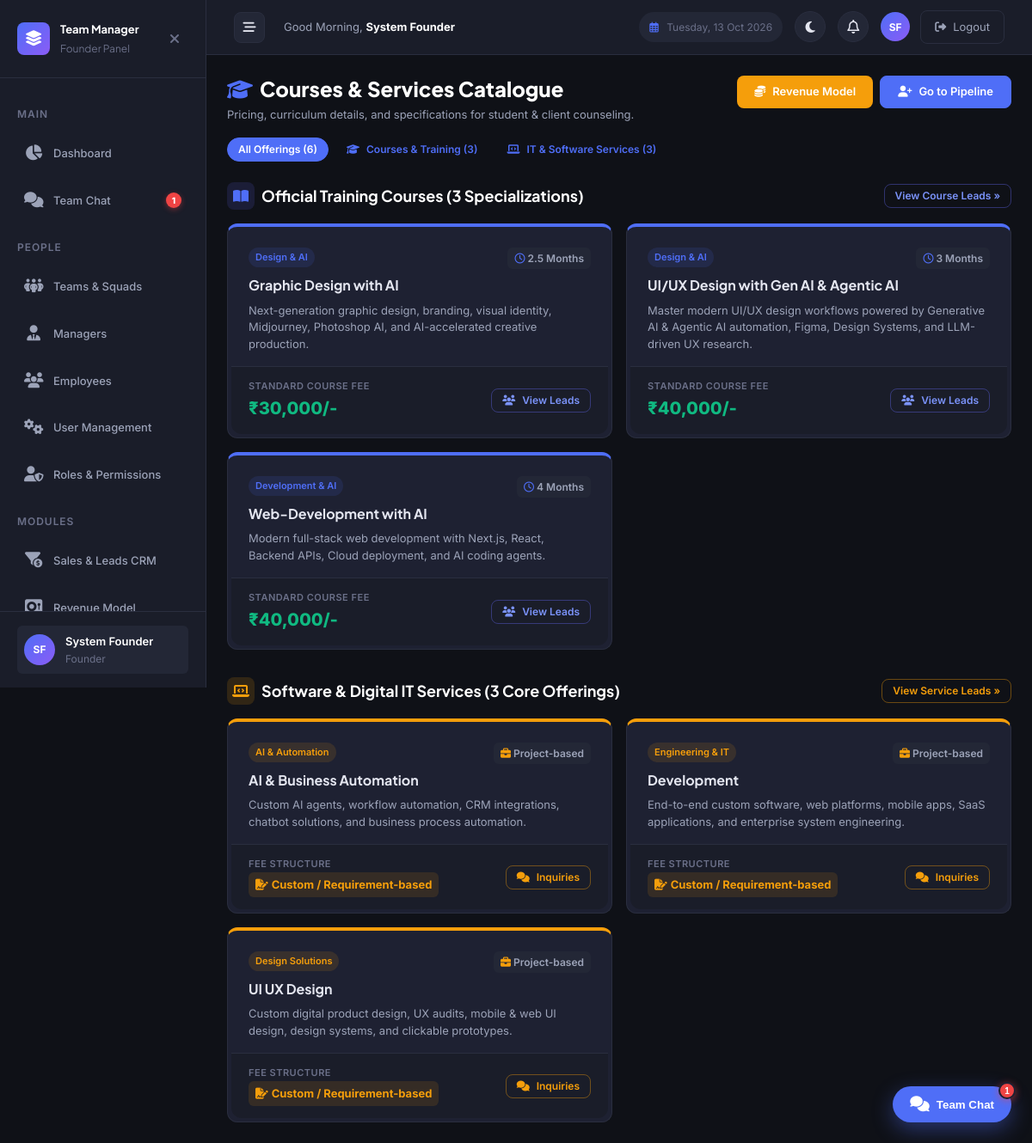
The page /sales/offerings.php (signed in) on the database its author committed.
### tables this page shows
CREATE TABLE `roles` (
  `id` int NOT NULL AUTO_INCREMENT,
  `name` varchar(100) NOT NULL,
  `slug` varchar(50) NOT NULL,
  `description` text,
  `base_role` varchar(50) NOT NULL DEFAULT 'employee',
  `is_system` tinyint(1) NOT NULL DEFAULT '0',
  `created_at` timestamp NULL DEFAULT CURRENT_TIMESTAMP,
  `updated_at` timestamp NULL DEFAULT CURRENT_TIMESTAMP ON UPDATE CURRENT_TIMESTAMP,
  PRIMARY KEY (`id`),
  UNIQUE KEY `uk_slug` (`slug`)
);

CREATE TABLE `course_services` (
  `id` int NOT NULL AUTO_INCREMENT,
  `name` varchar(150) NOT NULL,
  `type` enum('course','service') NOT NULL DEFAULT 'course',
  `category` varchar(100) DEFAULT 'General',
  `price` decimal(10,2) NOT NULL DEFAULT '0.00',
  `duration` varchar(50) DEFAULT NULL,
  `description` text,
  `status` enum('active','inactive') NOT NULL DEFAULT 'active',
  `created_at` timestamp NULL DEFAULT CURRENT_TIMESTAMP,
  `updated_at` timestamp NULL DEFAULT CURRENT_TIMESTAMP ON UPDATE CURRENT_TIMESTAMP,
  PRIMARY KEY (`id`),
  KEY `idx_type` (`type`),
  KEY `idx_status` (`status`)
);

### sales/offerings.php (the view, shortened to what the rows shown need)
<?php
require_once __DIR__ . '/../includes/functions.php';
require_once __DIR__ . '/../includes/auth.php';
requireRole([ROLE_SALES_COUNSELLOR, ROLE_FOUNDER, ROLE_MANAGER, ROLE_HR]);
$courses = getCourseServicesList('course');
$services = getCourseServicesList('service');
$typeFilter = get('type', 'all');
include __DIR__ . '/../includes/header.php';
?>
<div class="page-header" style="display: flex; justify-content: space-between; align-items: flex-start; flex-wrap: wrap; gap: var(--space-4); margin-bottom: var(--space-4);">
    <div>
        <h1 class="page-title"><i class="fa-solid fa-graduation-cap" style="color: var(--color-primary); margin-right: 8px;"></i>Courses & Services Catalogue</h1>
    </div>
</div>
<?php if ($typeFilter === 'all' || $typeFilter === 'courses'): ?>
<div style="margin-bottom: var(--space-8);">
    <div style="display: flex; align-items: center; justify-content: space-between; margin-bottom: var(--space-4);">
        <div style="display: flex; align-items: center; gap: 8px;">
            <h2 style="margin: 0; font-size: 18px; font-weight: 700;">Official Training Courses (3 Specializations)</h2>
        </div>
    </div>
    <div style="display: grid; grid-template-columns: repeat(auto-fill, minmax(300px, 1fr)); gap: var(--space-4);">
        <?php foreach ($courses as $c): ?>
            <div class="card fade-in" style="display: flex; flex-direction: column; justify-content: space-between; border-top: 4px solid var(--color-primary); position: relative;">
                <div>
                    <div style="display: flex; justify-content: space-between; align-items: flex-start; margin-bottom: 8px;">
                        <span class="badge badge-primary" style="font-size: 11px; padding: 4px 8px;"><?php echo e($c['category'] ?? 'Course'); ?></span>
                        <span style="font-size: 12px; font-weight: 600; color: var(--color-text-secondary); background: var(--color-bg-tertiary); padding: 3px 8px; border-radius: var(--radius-sm);">
                            <i class="fa-regular fa-clock" style="color: var(--color-primary);"></i> <?php echo e($c['duration'] ?? 'Flexible'); ?>
                        </span>
                    </div>
                    <h3 style="margin: 0 0 8px 0; font-size: 16px; font-weight: 700; color: var(--color-text-main); line-height: 1.4;"><?php echo e($c['name']); ?></h3>
                    <p style="margin: 0 0 16px 0; font-size: 13px; color: var(--color-text-secondary); line-height: 1.5;">
                        <?php echo e($c['description'] ?? 'Comprehensive professional training curriculum with real-world project portfolios.'); ?>
                    </p>
                </div>
                <div style="border-top: 1px solid var(--color-border); padding-top: 14px; display: flex; justify-content: space-between; align-items: center; background: var(--color-bg-secondary); margin: 0 -20px -20px -20px; padding: 14px 20px; border-bottom-left-radius: var(--radius-lg); border-bottom-right-radius: var(--radius-lg);">
                    <div>
                        <div style="font-size: 11px; color: var(--color-text-muted); text-transform: uppercase; font-weight: 600; letter-spacing: 0.5px;">Standard Course Fee</div>
                        <div style="font-size: 20px; font-weight: 800; color: #10b981;">₹<?php echo number_format($c['price']); ?>/-</div>
                    </div>
                    <a href="<?php echo BASE_URL; ?>/sales/leads.php?search=<?php echo urlencode($c['name']); ?>" class="btn btn-sm btn-outline-primary">
                        <i class="fa-solid fa-users"></i> View Leads
                    </a>
                </div>
            </div>
        <?php endforeach; ?>
    </div>
</div>
<?php endif; ?>
<?php if ($typeFilter === 'all' || $typeFilter === 'services'): ?>
<div>
    <div style="display: flex; align-items: center; justify-content: space-between; margin-bottom: var(--space-4);">
        <div style="display: flex; align-items: center; gap: 8px;">
            <h2 style="margin: 0; font-size: 18px; font-weight: 700;">Software & Digital IT Services (3 Core Offerings)</h2>
        </div>
    </div>
    <div style="display: grid; grid-template-columns: repeat(auto-fill, minmax(300px, 1fr)); gap: var(--space-4);">
        <?php foreach ($services as $s): ?>
            <div class="card fade-in" style="display: flex; flex-direction: column; justify-content: space-between; border-top: 4px solid #f59e0b; position: relative;">
                <div>
                    <div style="display: flex; justify-content: space-between; align-items: flex-start; margin-bottom: 8px;">
                        <span class="badge badge-warning" style="font-size: 11px; padding: 4px 8px;"><?php echo e($s['category'] ?? 'IT Service'); ?></span>
                        <span style="font-size: 12px; font-weight: 600; color: var(--color-text-secondary); background: var(--color-bg-tertiary); padding: 3px 8px; border-radius: var(--radius-sm);">
                            <i class="fa-solid fa-briefcase" style="color: #f59e0b;"></i> <?php echo e($s['duration'] ?? 'Project-based'); ?>
                        </span>
                    </div>
                    <h3 style="margin: 0 0 8px 0; font-size: 16px; font-weight: 700; color: var(--color-text-main); line-height: 1.4;"><?php echo e($s['name']); ?></h3>
                    <p style="margin: 0 0 16px 0; font-size: 13px; color: var(--color-text-secondary); line-height: 1.5;">
                        <?php echo e($s['description'] ?? 'Custom enterprise design, development, and digital scaling solutions.'); ?>
                    </p>
                </div>
                <div style="border-top: 1px solid var(--color-border); padding-top: 14px; display: flex; justify-content: space-between; align-items: center; background: var(--color-bg-secondary); margin: 0 -20px -20px -20px; padding: 14px 20px; border-bottom-left-radius: var(--radius-lg); border-bottom-right-radius: var(--radius-lg);">
                    <div>
                        <div style="font-size: 11px; color: var(--color-text-muted); text-transform: uppercase; font-weight: 600; letter-spacing: 0.5px;">Fee Structure</div>
                        <?php if ($s['price'] > 0): ?>
                            <div style="font-size: 18px; font-weight: 800; color: #10b981;">₹<?php echo number_format($s['price']); ?>/-</div>
                        <?php else: ?>
                            <div style="font-size: 13px; font-weight: 700; color: #f59e0b; display: inline-flex; align-items: center; gap: 4px; background: rgba(245, 158, 11, 0.12); padding: 4px 8px; border-radius: var(--radius-sm);">
                                <i class="fa-solid fa-file-signature"></i> Custom / Requirement-based
                            </div>
                        <?php endif; ?>
                    </div>
                    <a href="<?php echo BASE_URL; ?>/sales/leads.php?search=<?php echo urlencode($s['name']); ?>" class="btn btn-sm btn-outline-warning">
                        <i class="fa-solid fa-comments"></i> Inquiries
                    </a>
                </div>
            </div>
        <?php endforeach; ?>
    </div>
</div>
<?php endif; ?>
<?php include __DIR__ . '/../includes/footer.php'; ?>

### includes/sidebar.php (shortened to what the rows shown need)
<?php
$currentUser = getCurrentUser();
$userRole = $currentUser['role'] ?? '';
$baseRole = function_exists('getRoleBaseType') ? getRoleBaseType($userRole) : $userRole;
$sidebarChatUnread = isLoggedIn() ? countUnreadChatMessages((int)($currentUser['id'] ?? 0)) : 0;
$currentPage = basename($_SERVER['PHP_SELF'], '.php');
$currentDir = basename(dirname($_SERVER['PHP_SELF']));
function isActive(string $dir, string $page): string {
    global $currentDir, $currentPage;
    return ($currentDir === $dir && $currentPage === $page) ? ' active' : '';
}
?>
<aside class="sidebar" id="sidebar">
    <nav class="sidebar-nav">
        <?php if ($baseRole === ROLE_FOUNDER): ?>
            <a href="<?php echo BASE_URL; ?>/chat/index.php" class="sidebar-nav-item<?php echo isActive('chat', 'index'); ?>">
                <span class="nav-icon"><i class="fa-solid fa-comments"></i></span> Team Chat
                <span class="sidebar-chat-badge" style="display: <?php echo $sidebarChatUnread > 0 ? 'inline-flex' : 'none'; ?>;"><?php echo $sidebarChatUnread > 99 ? '99+' : $sidebarChatUnread; ?></span>
            </a>
        <?php endif; ?>
    </nav>
    <div class="sidebar-footer">
        <a href="<?php echo BASE_URL; ?>/profile.php" class="sidebar-user" style="text-decoration: none; display: flex; align-items: center; width: 100%; border-radius: var(--radius-sm); transition: background-color var(--transition-base); padding: var(--space-2);" onmouseover="this.style.backgroundColor='var(--color-bg-tertiary)'" onmouseout="this.style.backgroundColor='transparent'">
            <div class="sidebar-user-info">
                <div class="sidebar-user-name"><?php echo e($currentUser['name'] ?? 'User'); ?></div>
                <div class="sidebar-user-role"><?php echo ucwords(str_replace('_', ' ', e($userRole))); ?></div>
            </div>
        </a>
    </div>
</aside>

### rows shown on the page
roles: id "1", base_role "Founder"
course_services: category "Design & AI", duration "2.5 Months", name "Graphic Design with AI", description "Next-generation graphic design, branding, visual identity, Midjourney, Photoshop AI, and AI-accelerated creative production.", price "30,000"
course_services: category "Design & AI", duration "3 Months", name "UI/UX Design with Gen AI & Agentic AI", description "Master modern UI/UX design workflows powered by Generative AI & Agentic AI automation, Figma, Design Systems, and LLM-driven UX research.", price "40,000"
course_services: category "Development & AI", duration "4 Months", name "Web-Development with AI", description "Modern full-stack web development with Next.js, React, Backend APIs, Cloud deployment, and AI coding agents.", price "40,000"
course_services: category "AI & Automation", duration "Project-based", name "AI & Business Automation", description "Custom AI agents, workflow automation, CRM integrations, chatbot solutions, and business process automation.", price 0 (drawn)
course_services: category "Engineering & IT", duration "Project-based", name "Development", description "End-to-end custom software, web platforms, mobile apps, SaaS applications, and enterprise system engineering.", price 0 (drawn)
course_services: category "Design Solutions", duration "Project-based", name "UI UX Design", description "Custom digital product design, UX audits, mobile & web UI design, design systems, and clickable prototypes.", price 0 (drawn)

### other values the page prints
str_replace('_', ' ', e($userRole)) "Founder"
$userInitials "SF"
$currentUser['name'] "System Founder"
count($courses) + count($services) "6"
count($courses) "3"
count($services) "3"
$footerChatUnread "1"
